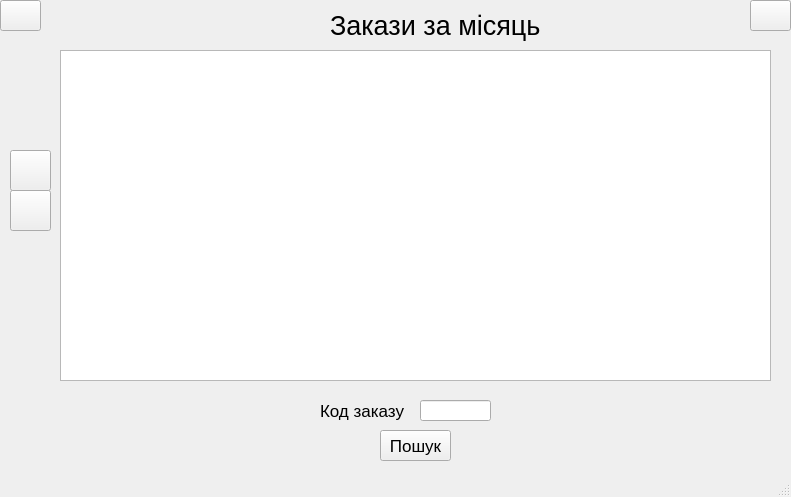
<?xml version="1.0" encoding="UTF-8"?>
<ui version="4.0">
 <class>MainWindow</class>
 <widget class="QMainWindow" name="MainWindow">
  <property name="geometry">
   <rect>
    <x>0</x>
    <y>0</y>
    <width>791</width>
    <height>497</height>
   </rect>
  </property>
  <property name="windowTitle">
   <string>MainWindow</string>
  </property>
  <widget class="QWidget" name="centralwidget">
   <widget class="QPushButton" name="down_button">
    <property name="geometry">
     <rect>
      <x>10</x>
      <y>190</y>
      <width>41</width>
      <height>41</height>
     </rect>
    </property>
    <property name="text">
     <string/>
    </property>
    <property name="icon">
     <iconset resource="../resources.qrc">
      <normaloff>:/newPrefix/assets/down_arrow.png</normaloff>:/newPrefix/assets/down_arrow.png</iconset>
    </property>
    <property name="iconSize">
     <size>
      <width>30</width>
      <height>30</height>
     </size>
    </property>
   </widget>
   <widget class="QLabel" name="label_2">
    <property name="geometry">
     <rect>
      <x>320</x>
      <y>400</y>
      <width>111</width>
      <height>21</height>
     </rect>
    </property>
    <property name="font">
     <font>
      <pointsize>13</pointsize>
     </font>
    </property>
    <property name="text">
     <string>Код заказу</string>
    </property>
   </widget>
   <widget class="QPushButton" name="exit_button">
    <property name="geometry">
     <rect>
      <x>750</x>
      <y>0</y>
      <width>41</width>
      <height>31</height>
     </rect>
    </property>
    <property name="font">
     <font>
      <pointsize>2</pointsize>
     </font>
    </property>
    <property name="text">
     <string/>
    </property>
    <property name="icon">
     <iconset resource="../resources.qrc">
      <normaloff>:/newPrefix/assets/exit.png</normaloff>:/newPrefix/assets/exit.png</iconset>
    </property>
    <property name="iconSize">
     <size>
      <width>25</width>
      <height>25</height>
     </size>
    </property>
   </widget>
   <widget class="QTableWidget" name="tableWidget">
    <property name="geometry">
     <rect>
      <x>60</x>
      <y>50</y>
      <width>711</width>
      <height>331</height>
     </rect>
    </property>
    <property name="font">
     <font>
      <pointsize>9</pointsize>
     </font>
    </property>
    <property name="columnCount">
     <number>0</number>
    </property>
    <attribute name="verticalHeaderVisible">
     <bool>false</bool>
    </attribute>
   </widget>
   <widget class="QLineEdit" name="find_field">
    <property name="geometry">
     <rect>
      <x>420</x>
      <y>400</y>
      <width>71</width>
      <height>21</height>
     </rect>
    </property>
    <property name="font">
     <font>
      <pointsize>10</pointsize>
     </font>
    </property>
   </widget>
   <widget class="QPushButton" name="up_button">
    <property name="geometry">
     <rect>
      <x>10</x>
      <y>150</y>
      <width>41</width>
      <height>41</height>
     </rect>
    </property>
    <property name="font">
     <font>
      <pointsize>13</pointsize>
     </font>
    </property>
    <property name="text">
     <string/>
    </property>
    <property name="icon">
     <iconset resource="../resources.qrc">
      <normaloff>:/newPrefix/assets/up_arrow.png</normaloff>:/newPrefix/assets/up_arrow.png</iconset>
    </property>
    <property name="iconSize">
     <size>
      <width>30</width>
      <height>30</height>
     </size>
    </property>
   </widget>
   <widget class="QLabel" name="label">
    <property name="geometry">
     <rect>
      <x>330</x>
      <y>10</y>
      <width>211</width>
      <height>31</height>
     </rect>
    </property>
    <property name="font">
     <font>
      <pointsize>20</pointsize>
     </font>
    </property>
    <property name="text">
     <string>Закази за місяць</string>
    </property>
   </widget>
   <widget class="QPushButton" name="find_button">
    <property name="geometry">
     <rect>
      <x>380</x>
      <y>430</y>
      <width>71</width>
      <height>31</height>
     </rect>
    </property>
    <property name="font">
     <font>
      <pointsize>13</pointsize>
     </font>
    </property>
    <property name="text">
     <string>Пошук</string>
    </property>
   </widget>
   <widget class="QPushButton" name="back_button">
    <property name="geometry">
     <rect>
      <x>0</x>
      <y>0</y>
      <width>41</width>
      <height>31</height>
     </rect>
    </property>
    <property name="font">
     <font>
      <pointsize>2</pointsize>
     </font>
    </property>
    <property name="text">
     <string/>
    </property>
    <property name="icon">
     <iconset resource="../resources.qrc">
      <normaloff>:/newPrefix/assets/arrow.png</normaloff>:/newPrefix/assets/arrow.png</iconset>
    </property>
    <property name="iconSize">
     <size>
      <width>25</width>
      <height>25</height>
     </size>
    </property>
   </widget>
  </widget>
  <widget class="QStatusBar" name="statusbar"/>
 </widget>
 <resources>
  <include location="../resources.qrc"/>
 </resources>
 <connections/>
</ui>
